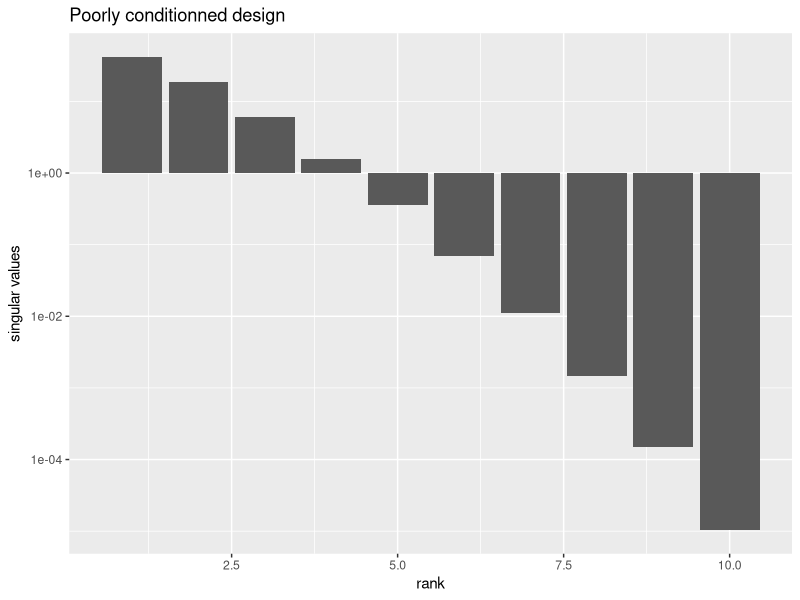

The R script that drew this image: (Note: this script raises an error after producing the figure.)
## ---- chunk 1
require(tidyverse)
## ---- chunk 2
set.seed(1515)  # pick your student number instead of 1515

n <- 1000
p <- 10
B <- 2000
s <- 5

sigma <- 1
## ---- chunk 3
grid <- (1:n)/(n+1)
Z <- cbind(rep(1,n), poly(grid, degree=p-1, raw = TRUE))
Z <- as.data.frame(Z)
colnames(Z) <- stringr::str_c("x", 0:(p-1), sep = "")
## ---- chunk 4
# TODO

svd.Z = svd(Z)
is.list(svd.Z)
names(svd.Z)
sv = svd.Z$d
#ou svd.Z[['d']]
qplot(x=seq_along(sv), y=sv, geom="col",xlab ="rank", ylab="singular values")+
  scale_y_log10() +
  ggtitle("Poorly conditionned design")

## ---- chunk 5
Z_QR = qr(Z)
piv(Z)
qr.solve(Z_QR,Y)
## ---- chunk 6
ix <- sort(sample(1:p, s))
betas <- rep(0, p)
betas[ix] <- 1:s

betas
## ---- chunk 7
# TODO:
Y = as.matrix(Z) %*% betas + sigma * rnorm(n)
df <- cbind(Z,Y)
assertthat::assert_that(all(names(df) == c("x0", "x1", "x2", "x3", "x4", "x5", "x6", "x7", "x8", "x9", "Y")))
## ---- chunk 8
# TODO:
betas_hat = qr.solve(Z_QR,Y)
betas_hat
lm.0 = lm(formula = Y ~ . -1,df)
lm.0

norm(coefficients(lm.0) - betas_hat)
## ---- chunk 9
# TODO
summary(lm.0)

## ---- chunk 10
# TODO:
summary.lm
## ---- chunk 11
# TODO:

df %>%
  ggplot(aes(x=x1,y=Y))+
  geom_point(size=.5, alpha=.3)+
  geom_line(mapping=aes(y=fitted(lm.0)),col="red")+
  geom_line(mapping = aes(y=as.matrix(Z)%*%betas))+
  ggtitle("Multilinear regression with full model (polynomial with degree 9)")

#fitted = vals attendues (y^)

## ---- chunk 12
# TODO: 
lm00 <- lm(Y ~ -1, df)
## ---- chunk 13
# TODO: 
anova(lm00,lm.0)
## ---- chunk 14
require(MASS)
## ---- chunk 15
betas <- c(5:1, rep(0, 5))

noise = rnorm(n)
Y = as.matrix(Z) %*% betas + sigma*noise
df2 <- cbind(Z,Y)
## ---- chunk 16
formulas <- purrr::map_chr(0:9 , .f = ~ stringr::str_c("x", 0:., collapse = " + ")) %>% 
  stringr::str_c("Y ~ ", .) %>% 
  stringr::str_c( " - 1") %>% 
  purrr::map(formula)

lms = formulas %>% purrr::map(lm,data=df2)
## ---- chunk 17
# TODO:

df %>%
  ggplot(aes(x=x0*x0,y=Y),xlab ="sums of squared residuals", ylab="order")+
  geom_point(size=.5, alpha=.3)+
  geom_line(mapping=aes(y=fitted(lm.0)),col="red")+
  
  ggtitle("Sums of squared residuals as a function of order.")

## ---- chunk 18
# TODO: 
anova(lms[[1]], lms[[2]])
## ---- chunk 19
# TODO:
for (i in 1:9){
  print(anova(lms[[i]], lms[[i+1]]))
}
  
## ---- chunk 20
# TODO:
df2.aov <- aov(formula = Y ~ x1, data = df2)

summary(df2.aov)

# @Mo, ici il faut faire aov(Y~xi) pour chaque xi qu'on a décidé de garder pcq il est utile
# c'est lesquels qu'il faut garder je me rappelle plus comment on fait mais tu m'avais
# expliqué ça au td6

#♠une fois qu'on sait ça, on peut faire le reste avec <3
## ---- chunk 21
# TODO: 
update(df2.aov, Y ~ix - x5 - x6 - x7 - x8 - x9)
## ---- chunk 22
# TODO: 
dropterm(df2.aov, scale = 0, test = "F")
dropterm(df2.aov, scale = 0,k=2)
## ---- chunk 23
# TODO:
addterm(df2, upper = ~ ., comp = 1:9,
        aic = TRUE)

dropterm(object, lower = ~ 1, comp = 1:9,
         aic = TRUE, bestmodel = .)
## ---- chunk 24
# TODO

stepAIC(df2.lo, scope = list(upper=formulas[[10]], lower=formulas[[1]]))
